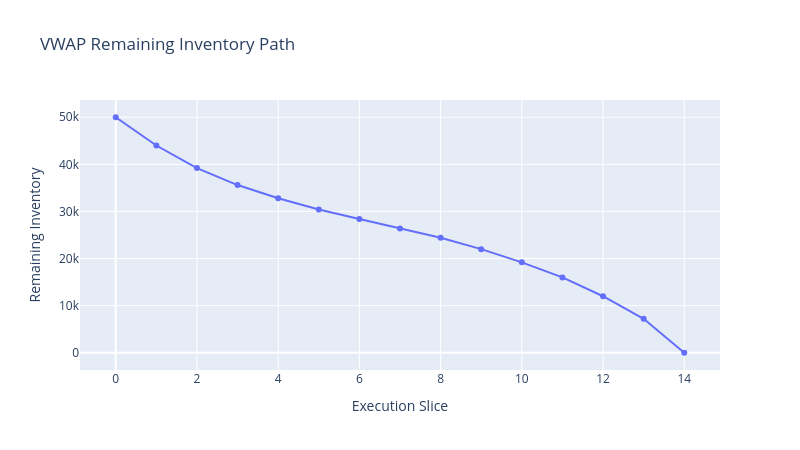

This figure's notebook cell:
### Code cell
# rest inventory for  VWAP
def inventory_from_schedule(total_shares: float, shares_per_slice: np.ndarray) -> np.ndarray:
    """
    Compute remaining inventory path from an execution schedule.
    """
    shares_per_slice = np.asarray(shares_per_slice, dtype=float)
    inventory_path = total_shares - np.concatenate(([0.0], np.cumsum(shares_per_slice)))
    return inventory_path
vwap_inventory = inventory_from_schedule(total_shares, vwap_schedule)
t_points_vwap = np.arange(len(vwap_schedule) + 1)
fig = go.Figure()

fig.add_trace(
    go.Scatter(
        x=t_points_vwap,
        y=vwap_inventory,
        mode="lines+markers",
        name="VWAP Inventory",
        hovertemplate="Slice: %{x}<br>Remaining Inventory: %{y:,.0f}<extra></extra>"
    )
)

fig.update_layout(
    title="VWAP Remaining Inventory Path",
    xaxis_title="Execution Slice",
    yaxis_title="Remaining Inventory",
    height=450,
    width=800
)

fig.show()
fig.write_image("../results/plots/vwap_remainig_inventory.png")

print(f"Total shares scheduled: {vwap_schedule.sum():,.0f}")
print(f"Largest slice allocation: {vwap_schedule.max():,.0f} shares ({vwap_schedule.max()/total_shares*100:.1f}% of total order)")
print(f"Smallest slice allocation: {vwap_schedule.min():,.0f} shares ({vwap_schedule.min()/total_shares*100:.1f}% of total order)")
uniform_per_slice = total_shares / len(vwap_schedule)

print(f"Uniform benchmark per slice: {uniform_per_slice:,.2f} shares")
print(f"Largest slice allocation: {vwap_schedule.max():,.0f} shares ({vwap_schedule.max()/uniform_per_slice:.2f}x uniform)")
print(f"Smallest slice allocation: {vwap_schedule.min():,.0f} shares ({vwap_schedule.min()/uniform_per_slice:.2f}x uniform)")

### Figure 1 — Plotly figure (JSON) as saved in the notebook; plotly's stock layout.template omitted (floating-point values rounded to 4 significant figures)
{"data": [{"hovertemplate": "Slice: %{x}<br>Remaining Inventory: %{y:,.0f}<extra></extra>", "mode": "lines+markers", "name": "VWAP Inventory", "type": "scatter", "x": [0, 1, 2, 3, 4, 5, 6, 7, 8, 9, 10, 11, 12, 13, 14], "y": [50000.0, 44000.0, 39200.0, 35600.0, 32800.0, 30400.0, 28400.0, 26400.0, 24400.0, 22000.0, 19200.0, 16000.0, 12000.0, 7200.0, 0.0]}], "layout": {"height": 450, "title": {"text": "VWAP Remaining Inventory Path"}, "width": 800, "xaxis": {"title": {"text": "Execution Slice"}}, "yaxis": {"title": {"text": "Remaining Inventory"}}}}
